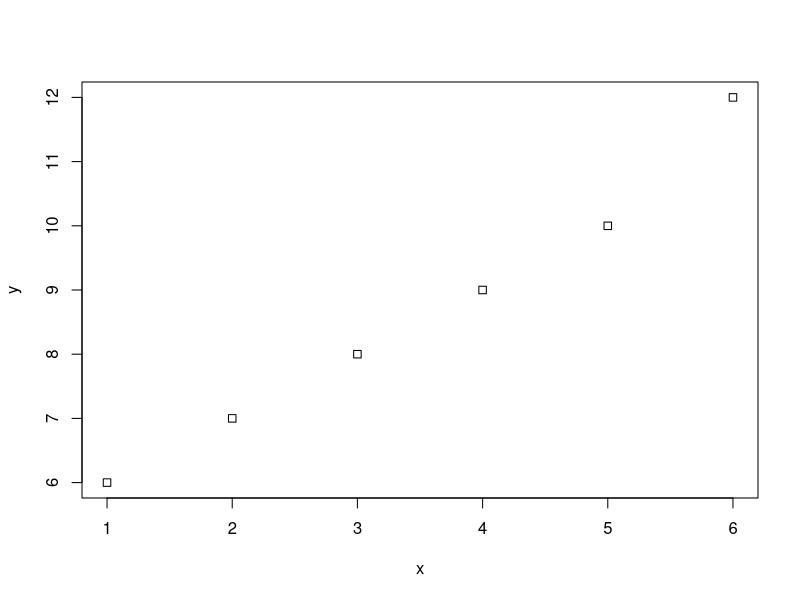

R code for this plot: (Note: this script raises an error after producing the figure.)


#matplot
?matplot #designed to plot columns of one matrix against the columns of another matrix

x <- c(1,2,3,4,5,6)
y <- c(6,7,8,9,10,12)

matplot(x,y, type = "p",pch = .0001, col = 1:10)

#we won't be using matplot a lot... just for this section.
#There are more powerful tools in R

#paramters used in matplot
#x,y are name for your vectors or matrices
#type = type of plot you want. e.g. line plot (type="l"), point plot (type="p")
#let's cover 'type' arguments:
#"l" is for line.
#"p" is for point.
#"b" is for both points and line.
#"c" is for empty points joined by line. This means where you has point, you will have empty spaces.
#"o" for overplotted points and lines. meaning- a straight line with point on top.
#"o" is not as good looking as "b". But they are quite similar.
#"s" is for stair steps.
#"h" is for histogram. Which means vertical line originating from x-axis.
#"n" is for no points or line. A total blank... You just have x-axis and y-axis points

#we won't be using lty,lwd,lend

#pch parameter 
#pch is for points and their representation
#pch = "." or pch = 46 means you want your points to be displayed as dots
#pch = .0001 gives you a square of area .0001inch2
#pch = "a" means you need your points be displayed as letter a

#col parameter 
#it is a vector of color
#So you will need to supply a vector for each vector element

#let's practice
FieldGoals
#FieldGoals matrix has 10 columns

#matplot() plots columns one by one.
matplot(FieldGoals,type="b",pch = 15:18,col = c(1:4,6))
#This plots seasons and each year is in different color.
#But we need rows .... KobeBryant fieldGoals for his 10 year career

#And each row element (player) much be in different color

#How to change the matrix
#Transpose a matrix 
#What is that
#this allows you to convert rows into columns and vice-versa.

#How do you transpose a matrix
#use t() function
#syntax: t(matrix name)
t(FieldGoals)
#your matrix is transposed
#Now columns represent players

#So when using Matplot():
#Remember it plots columns one by one
matplot(t(FieldGoals),type = "b",pch = .0001, col = 1:10)
#pch stands for point characters
matplot(t(FieldGoals),type = "b",pch = 15:18, col = c(1:4,6))
#pch = 15:18  helps you get solid triangle, circle, square, diamond shapes.

#x-axis represents players- 1 to 10
#y-axis tells you about field goals by those 10 players

#Missing in plot?
#legends
#which player is no.1, no.2 and so on...
#use legend() function
#legend function goes on the existing chart created using matplot()

?legend()
#syntax: 
#legend("where you want the legend", inset = how far you want to be from bottom left, legend= whose index you want for legend  e.g. column headers, col=colors should be same as that of plot,pch=same as that of plot, horiz=FALSE (means you want vertical))
legend("bottomleft", inset = .01, legend = Players, col = c(1:4,6), pch = 15:18, horiz = F)

#legend() and matplot() are two different objects. so, if you supply different colors for each of these functions then your legend can be misleading
#you have to make sure that col(colors), pch and legend= players should be same as that used for the matplot()

#It a hassle to use two different function, isn't it?
#R has other convenient functions that we will explore, don't worry!!

#taking in to account the injuries
#fieldGoals/games = number of field goals per game
matplot(t(FieldGoals/Games),type = "b",pch = 15:18, col = c(1:4,6))
legend("topright", inset = .01, legend = Players, col = c(1:4,6), pch = 15:18, horiz = F)

#analyze accuracy (field goals/field goals attempt)
matplot(t(FieldGoals/FieldGoalAttempts),type = "b",pch = 15:18, col = c(1:4,6))
legend("bottomleft", inset = .01, legend = Players, col = c(1:4,6), pch = 15:18, horiz = F)

#salary per point = how much they got paid for each point they scored

#point/minutesplayed = how many point they scored per each minute played

#
matplot(FieldGoals,type="b",pch = 15:18,col = c(1:4,6))
legend("bottomleft", inset = .01, legend = Seasons, col = c(1:4,6), pch = 15:18, horiz = F)

matplot(t(FieldGoals),type = "b",pch = 15:18, col = c(1:4,6))
legend("bottomleft", inset = .01, legend = Players, col = c(1:4,6), pch = 15:18, horiz = F)

#don't use inset = 1, then your legend will not appear in the plot
#legend = column headers,
#matplot plotws 1st column and then plots 2nd column etc
#So each line in matplot represend a column.
#When using legend() with matplot(), legend = columnHeaders
#legend =Seasons. means columns headers are years 
#legend = players means columns headers are player names.

